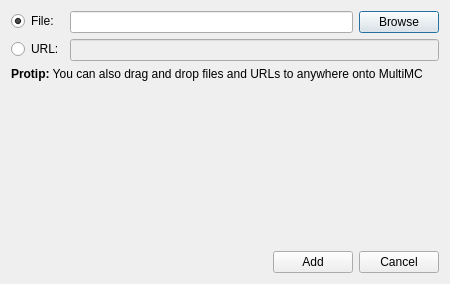
<?xml version="1.0" encoding="UTF-8"?>
<ui version="4.0">
 <class>QuickModAddFileDialog</class>
 <widget class="QDialog" name="QuickModAddFileDialog">
  <property name="geometry">
   <rect>
    <x>0</x>
    <y>0</y>
    <width>450</width>
    <height>284</height>
   </rect>
  </property>
  <property name="minimumSize">
   <size>
    <width>450</width>
    <height>153</height>
   </size>
  </property>
  <property name="windowTitle">
   <string>Add QuickMod file</string>
  </property>
  <layout class="QVBoxLayout" name="verticalLayout">
   <item>
    <layout class="QFormLayout" name="formLayout">
     <property name="fieldGrowthPolicy">
      <enum>QFormLayout::AllNonFixedFieldsGrow</enum>
     </property>
     <item row="0" column="0">
      <widget class="QRadioButton" name="fileButton">
       <property name="text">
        <string>File:</string>
       </property>
       <property name="checked">
        <bool>true</bool>
       </property>
      </widget>
     </item>
     <item row="0" column="1">
      <layout class="QHBoxLayout" name="horizontalLayout_3">
       <item>
        <widget class="QLineEdit" name="fileEdit">
         <property name="clearButtonEnabled">
          <bool>true</bool>
         </property>
        </widget>
       </item>
       <item>
        <widget class="QPushButton" name="browseButton">
         <property name="text">
          <string>Browse</string>
         </property>
        </widget>
       </item>
      </layout>
     </item>
     <item row="1" column="0">
      <widget class="QRadioButton" name="urlButton">
       <property name="text">
        <string>URL:</string>
       </property>
      </widget>
     </item>
     <item row="1" column="1">
      <widget class="QLineEdit" name="urlEdit">
       <property name="enabled">
        <bool>false</bool>
       </property>
       <property name="clearButtonEnabled">
        <bool>true</bool>
       </property>
      </widget>
     </item>
     <item row="2" column="0" colspan="2">
      <widget class="QLabel" name="label_2">
       <property name="text">
        <string>&lt;html&gt;&lt;head/&gt;&lt;body&gt;&lt;p&gt;&lt;span style=&quot; font-weight:600;&quot;&gt;Protip:&lt;/span&gt; You can also drag and drop files and URLs to anywhere onto MultiMC&lt;/p&gt;&lt;/body&gt;&lt;/html&gt;</string>
       </property>
       <property name="wordWrap">
        <bool>true</bool>
       </property>
      </widget>
     </item>
    </layout>
   </item>
   <item>
    <spacer name="verticalSpacer">
     <property name="orientation">
      <enum>Qt::Vertical</enum>
     </property>
     <property name="sizeHint" stdset="0">
      <size>
       <width>20</width>
       <height>40</height>
      </size>
     </property>
    </spacer>
   </item>
   <item>
    <layout class="QHBoxLayout" name="horizontalLayout">
     <item>
      <spacer name="horizontalSpacer">
       <property name="orientation">
        <enum>Qt::Horizontal</enum>
       </property>
       <property name="sizeHint" stdset="0">
        <size>
         <width>40</width>
         <height>20</height>
        </size>
       </property>
      </spacer>
     </item>
     <item>
      <widget class="QPushButton" name="addButton">
       <property name="text">
        <string>Add</string>
       </property>
      </widget>
     </item>
     <item>
      <widget class="QPushButton" name="cancelButton">
       <property name="text">
        <string>Cancel</string>
       </property>
      </widget>
     </item>
    </layout>
   </item>
  </layout>
 </widget>
 <resources/>
 <connections>
  <connection>
   <sender>fileButton</sender>
   <signal>toggled(bool)</signal>
   <receiver>fileEdit</receiver>
   <slot>setEnabled(bool)</slot>
   <hints>
    <hint type="sourcelabel">
     <x>40</x>
     <y>21</y>
    </hint>
    <hint type="destinationlabel">
     <x>108</x>
     <y>19</y>
    </hint>
   </hints>
  </connection>
  <connection>
   <sender>urlButton</sender>
   <signal>toggled(bool)</signal>
   <receiver>urlEdit</receiver>
   <slot>setEnabled(bool)</slot>
   <hints>
    <hint type="sourcelabel">
     <x>43</x>
     <y>50</y>
    </hint>
    <hint type="destinationlabel">
     <x>114</x>
     <y>52</y>
    </hint>
   </hints>
  </connection>
  <connection>
   <sender>fileButton</sender>
   <signal>toggled(bool)</signal>
   <receiver>browseButton</receiver>
   <slot>setEnabled(bool)</slot>
   <hints>
    <hint type="sourcelabel">
     <x>42</x>
     <y>23</y>
    </hint>
    <hint type="destinationlabel">
     <x>394</x>
     <y>21</y>
    </hint>
   </hints>
  </connection>
  <connection>
   <sender>urlEdit</sender>
   <signal>returnPressed()</signal>
   <receiver>addButton</receiver>
   <slot>click()</slot>
   <hints>
    <hint type="sourcelabel">
     <x>184</x>
     <y>53</y>
    </hint>
    <hint type="destinationlabel">
     <x>306</x>
     <y>263</y>
    </hint>
   </hints>
  </connection>
  <connection>
   <sender>fileEdit</sender>
   <signal>returnPressed()</signal>
   <receiver>addButton</receiver>
   <slot>click()</slot>
   <hints>
    <hint type="sourcelabel">
     <x>258</x>
     <y>26</y>
    </hint>
    <hint type="destinationlabel">
     <x>301</x>
     <y>263</y>
    </hint>
   </hints>
  </connection>
 </connections>
</ui>
